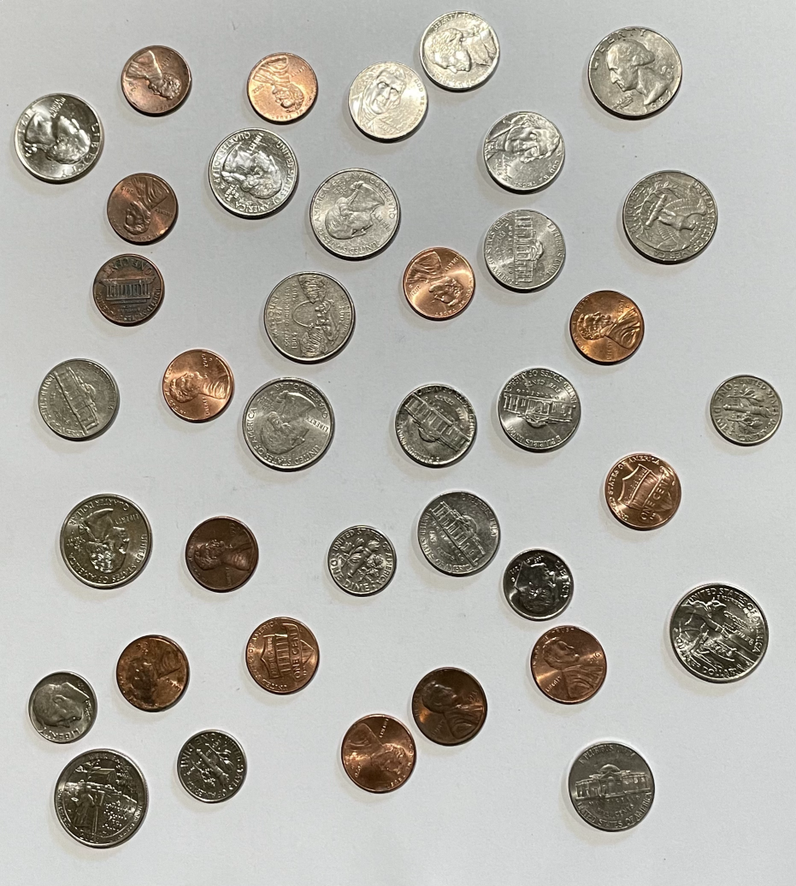
//> input picture cv_hw/hw2/i01_image10.png, 796 x 886 px, shrunk from 931 x 1036 before the run
$ ./temp i01_image10.png   (built with g++ and OpenCV 4)
//> lines starting //> are read from the running program, lines starting //| are printed output that depends on the picture; after the words box and inside, x2 and y2 are one past the last pixel; in counts of white or black regions, pixels touching at a corner belong together
// [23 lines of licence text are left out]

/*******************************************************************************************************************//**
 * @file cv_ellipse.cpp
 * @brief C++ example of Canny edge detection and ellipse model fitting in OpenCV
 * @author Christopher D. McMurrough
 **********************************************************************************************************************/

// include necessary dependencies
#include <iostream>
#include <cmath>
#include <string>
#include "opencv2/opencv.hpp"

// configuration parameters
#define NUM_COMNMAND_LINE_ARGUMENTS 1

// [13 lines of commented-out code are left out]
    cv::Mat imageIn;

// [8 lines left out: function print_count_total, not called in this run]

// subroutine for sorting ellipse by major semi-axis
bool ellipse_sorter(cv::RotatedRect const& e1, cv::RotatedRect const& e2)
{
	return e1.size.width < e2.size.width;
}

// finds average of major semi-axis
// [9 lines left out: function average, not called in this run]

// finds average of list of doubles
double average(std::vector<double> list)
{
	double sum = 0;

	for(int i = 0; i < list.size(); i++)
		sum += list[i];

	return (sum / list.size());
}

bool is_inside_ellipse(cv::Point probe, cv::RotatedRect ellipse)
{
	double res = ((pow(probe.x - ellipse.center.x, 2) / pow(ellipse.size.width, 2)) + (pow(probe.y - ellipse.center.y, 2) / pow(ellipse.size.height, 2)));

	if(res < 0.15)
	{
		return true;
	}

	return false;
}

// returns average red response in a RotatedRect
double average_red(cv::RotatedRect penny)
{
	cv::Rect brect = penny.boundingRect();
	std::vector<double> red; // response in red channel for points inside ellipse

	for(int y = brect.y; y < brect.y + brect.height; y++)
	{
		for(int x = brect.x; x < brect.x + brect.width; x++)
		{
			if(is_inside_ellipse(cv::Point(x,y), penny))
			{
				red.push_back((double)imageIn.at<cv::Vec3b>(y,x)[2]);
				imageIn.at<cv::Vec3b>(y,x) = cv::Vec3b(255,255,255);
			}
		}
	}

	return average(red);
}

// [11 lines left out: function coin_color, not called in this run]

/*******************************************************************************************************************//**
 * @brief program entry point
 * @param[in] argc number of command line arguments
 * @param[in] argv string array of command line arguments
 * @return return code (0 for normal termination)
 * @author Christoper D. McMurrough
 **********************************************************************************************************************/
int main(int argc, char **argv)
{
    //cv::Mat imageIn;

    // validate and parse the command line arguments
    if(argc != NUM_COMNMAND_LINE_ARGUMENTS + 1)
    {
        std::printf("USAGE: %s <image_path> \n", argv[0]);
        return 0;
    }
    else
    {
        imageIn = cv::imread(argv[1], cv::IMREAD_COLOR);
//> imageIn is the input picture: 886 rows x 796 cols, CV_8UC3; mean B, G, R 168.1, 175, 177.3

        // check for file error
        if(!imageIn.data)
        {
            std::cout << "Error while opening file " << argv[1] << std::endl;
            return 0;
        }
    }

    // get the image size
    //std::cout << "image width: " << imageIn.size().width << std::endl;
    //std::cout << "image height: " << imageIn.size().height << std::endl;
    //std::cout << "image channels: " << imageIn.channels() << std::endl;

    // convert the image to grayscale
    cv::Mat imageGray;
    cv::cvtColor(imageIn, imageGray, cv::COLOR_BGR2GRAY);

    // find the image edges
    cv::Mat imageEdges;
    const double cannyThreshold1 = 100;
    const double cannyThreshold2 = 200;
    const int cannyAperture = 3;
    cv::Canny(imageGray, imageEdges, cannyThreshold1, cannyThreshold2, cannyAperture);
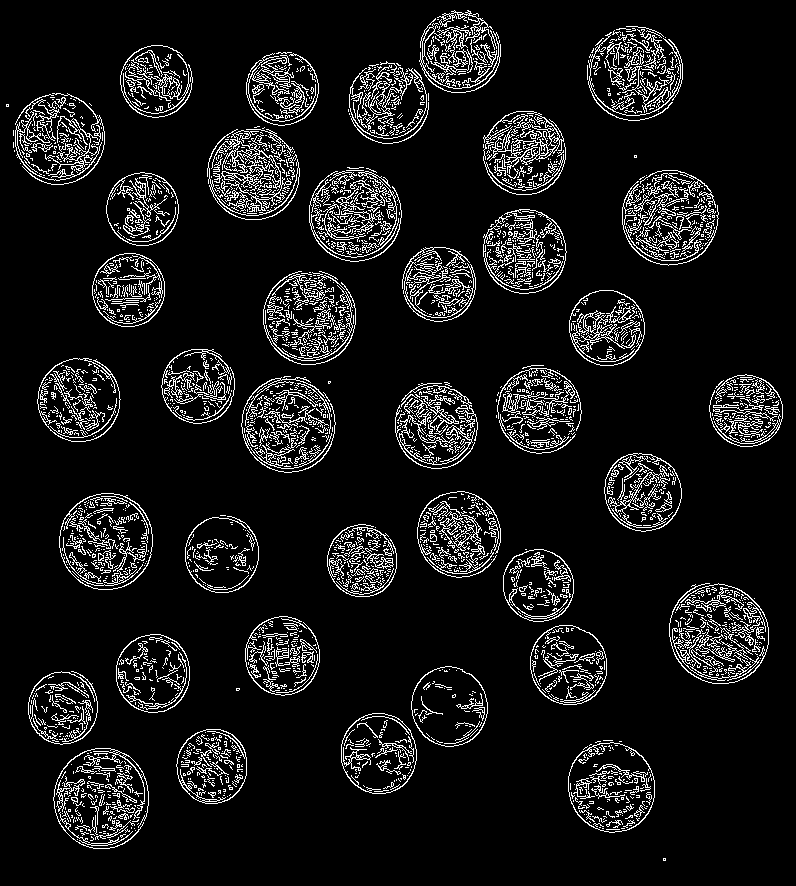
//> imageEdges: 886 rows x 796 cols, CV_8UC1; 9% white in thin lines or dots

    // erode and dilate the edges to remove noise
    int morphologySize = 1;
    cv::Mat edgesDilated;
    cv::dilate(imageEdges, edgesDilated, cv::Mat(), cv::Point(-1, -1), morphologySize);
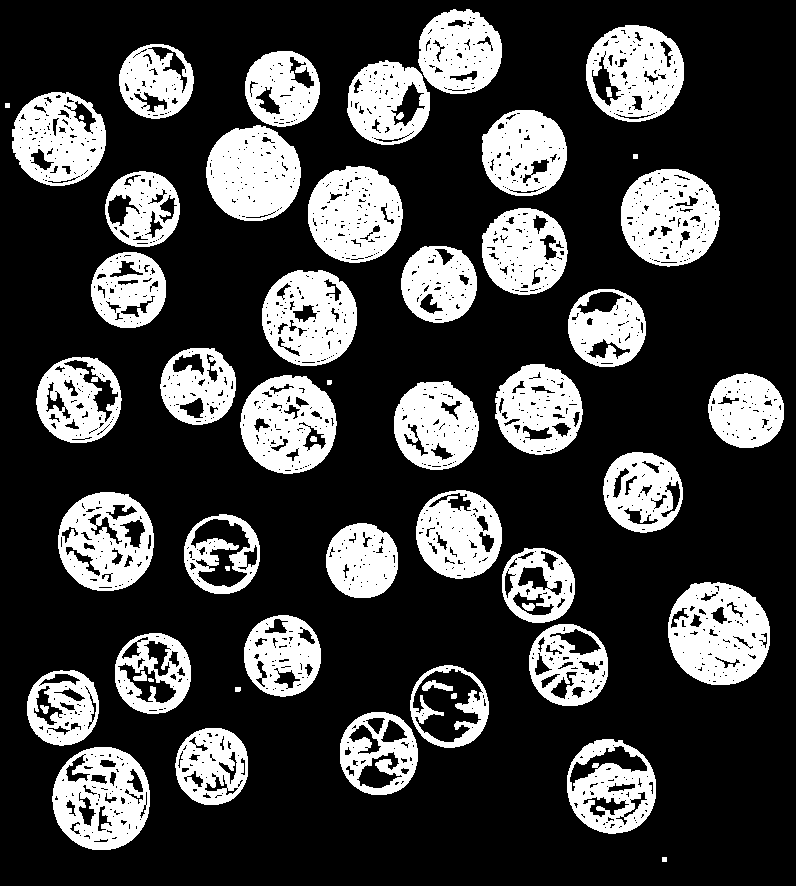
//> edgesDilated: 886 rows x 796 cols, CV_8UC1; 25.6% white; 53 white regions, largest, box (x1, y1, x2, y2) and area: (668, 582, 770, 685) 7549, (621, 169, 720, 267) 7012, (206, 125, 301, 221) 6940
    cv::Mat edgesEroded;
    cv::erode(edgesDilated, edgesEroded, cv::Mat(), cv::Point(-1, -1), morphologySize);
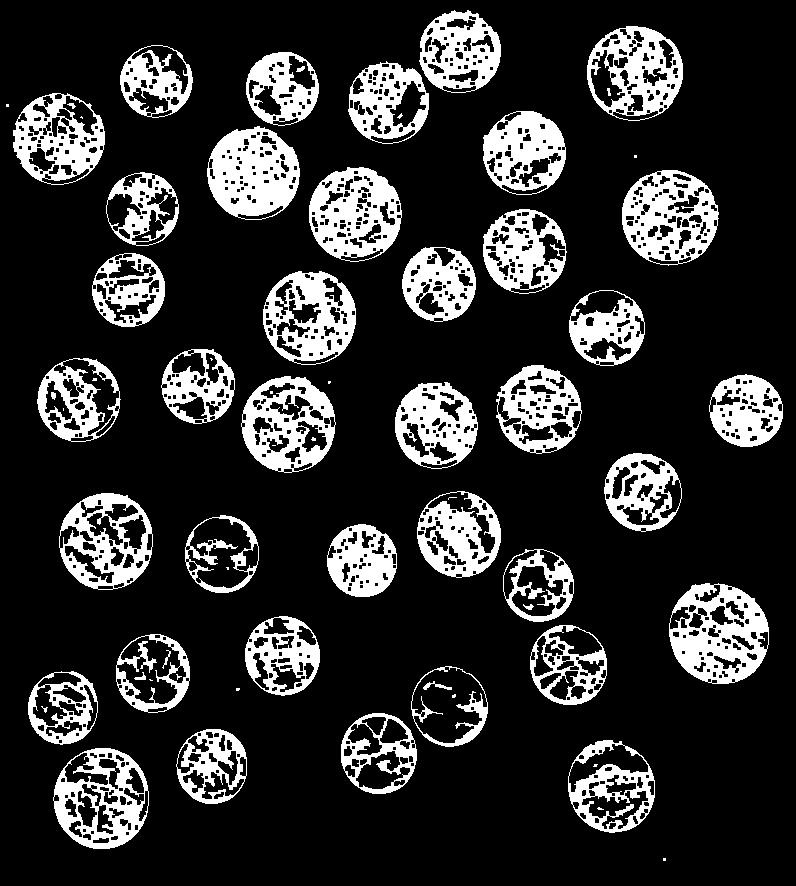
//> edgesEroded: 886 rows x 796 cols, CV_8UC1; 18.4% white; 67 white regions (21 under 20 px)

    // locate the image contours (after applying a threshold or canny)
    std::vector<std::vector<cv::Point> > contours;
    //std::vector<int> hierarchy;
    cv::findContours(edgesEroded, contours, cv::RETR_EXTERNAL, cv::CHAIN_APPROX_SIMPLE, cv::Point(0, 0));
//> contours = 43 contours, 5 with area under 20; largest, box (x1, y1, x2, y2) and area: (669, 583, 769, 684) 7848, (53, 748, 149, 849) 7519, (622, 170, 719, 266) 7156, (59, 493, 153, 590) 7098, (587, 26, 683, 121) 7054

    // draw the contours
    cv::Mat imageContours = cv::Mat::zeros(imageEdges.size(), CV_8UC3);
    cv::RNG rand(12345);
    for(int i = 0; i < contours.size(); i++)
    {
        cv::Scalar color = cv::Scalar(rand.uniform(0, 256), rand.uniform(0,256), rand.uniform(0,256));
        cv::drawContours(imageContours, contours, i, color);
    }
//> this loop made 43 passes
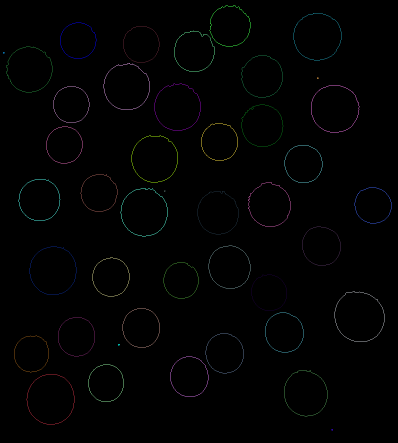
//> imageContours: 886 rows x 796 cols, CV_8UC3 (shown at 1/2 size); mean B, G, R 1.7, 1.6, 1.5

    // compute minimum area bounding rectangles
    std::vector<cv::RotatedRect> minAreaRectangles(contours.size());
    for(int i = 0; i < contours.size(); i++)
    {
        // compute a minimum area bounding rectangle for the contour
        minAreaRectangles[i] = cv::minAreaRect(contours[i]);
    }

    // draw the rectangles
    cv::Mat imageRectangles = cv::Mat::zeros(imageEdges.size(), CV_8UC3);
    for(int i = 0; i < contours.size(); i++)
    {
        cv::Scalar color = cv::Scalar(rand.uniform(0, 256), rand.uniform(0,256), rand.uniform(0,256));
        cv::Point2f rectanglePoints[4];
        minAreaRectangles[i].points(rectanglePoints);
        for(int j = 0; j < 4; j++)
        {
            cv::line(imageRectangles, rectanglePoints[j], rectanglePoints[(j+1) % 4], color);
        }
    }
//> this loop made 43 passes
//> rectanglePoints on passes 7, 37, 38, 43: 4 Points (x, y): [97, 744], [28, 744], [28, 671], [97, 671], 4 Points (x, y): [8, 106], [6, 106], [6, 104], [8, 104], 4 Points (x, y): [104, 184], [13, 184], [13, 93], [104, 93], 4 Points (x, y): [500, 92], [419, 92], [419, 10], [500, 10]
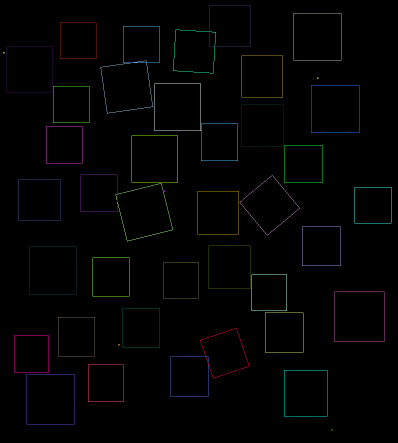
//> imageRectangles: 886 rows x 796 cols, CV_8UC3 (shown at 1/2 size); mean B, G, R 2.2, 2.3, 2

    // fit ellipses to contours containing sufficient inliers
    std::vector<cv::RotatedRect> fittedEllipses(contours.size());
    for(int i = 0; i < contours.size(); i++)
    {
        // compute an ellipse only if the contour has more than 5 points (the minimum for ellipse fitting)
        if(contours.at(i).size() > 5)
        {
            fittedEllipses[i] = cv::fitEllipse(contours[i]);
        }
    }

    // sort by major major semi-axis of ellipses
    std::sort(fittedEllipses.begin(), fittedEllipses.end(), &ellipse_sorter);
//> fittedEllipses = 43 RotatedRects (x, y, width, height, angle), first 8: [0, 0, 0, 0, 0], [0, 0, 0, 0, 0], [0, 0, 0, 0, 0], [0, 0, 0, 0, 0], [0, 0, 0, 0, 0], [62.73, 707.1, 69.32, 73.6, 15.23], [361.8, 560.6, 69.46, 72.16, 167.6], [537.8, 584.9, 70.19, 73.25, 146.1]

    // NEW TEST BELOW
    //tossing out junk entries
    while(1)
    {
    	if(fittedEllipses[0].size.width > 20)
    	{
    		break;
    	}
    	else
    	{
    		fittedEllipses.erase(fittedEllipses.begin());
    	}
    }

    std::vector<std::vector<cv::RotatedRect>> coins_grouped;  // will be used to hold coins in respective groups
    std::vector<cv::RotatedRect> temp_list;

    std::vector<cv::Point> coin_points;
    std::vector<double> red_rects; // average response in red channel for each respective rotated rect, will be used to classify penny

    for(int i = 0; i < fittedEllipses.size(); i++)
    {
    	red_rects.push_back(average_red(fittedEllipses[i]));
    }
//> this loop made 38 passes
//> brect in average_red on passes 1 to 8: Rect(19, 662, 88, 91), Rect(320, 517, 85, 88), Rect(488, 534, 101, 102), Rect(171, 724, 82, 85), Rect(695, 360, 102, 101), Rect(115, 40, 83, 83), Rect(105, 170, 76, 78), Rect(240, 45, 85, 87)

    std::sort(red_rects.begin(), red_rects.end());
//> red_rects = 38 values from 63.41 to 223.4

    for(int i = 0; i < red_rects.size(); i++)
    {
    	std::cout << red_rects[i] << std::endl;
    }
//> this loop made 38 passes
//| 63.4061
//| 68.4706
//| 74.599
//| 77.4719
//| 82.0578
//> (output is shown up to pass 5 of 38)

    cv::imshow("imageIn", imageIn);
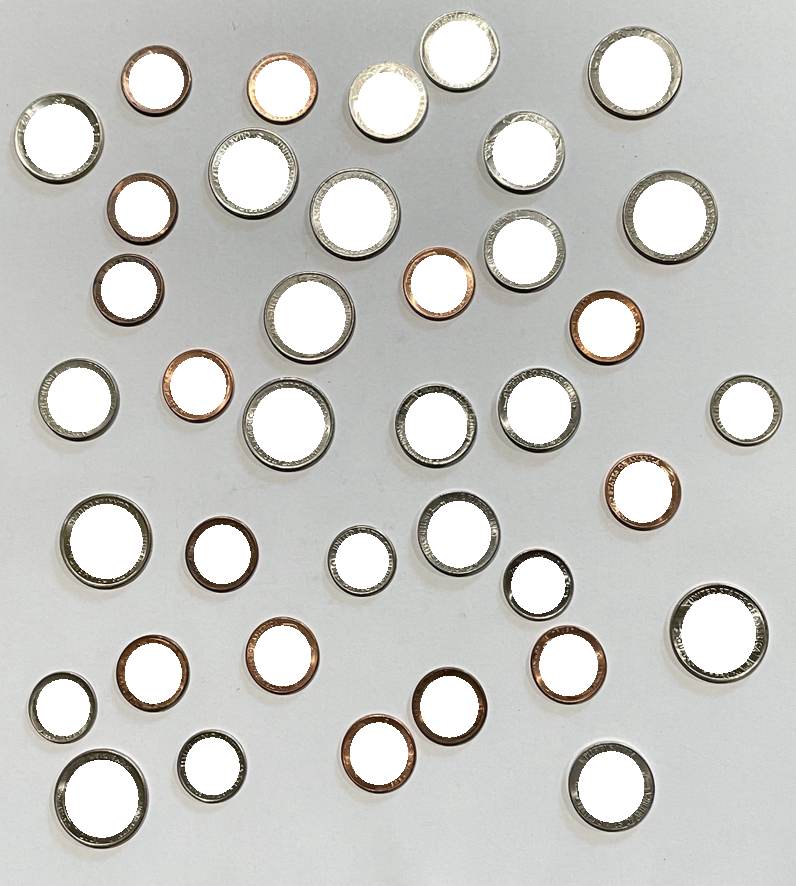
//> window 'imageIn': 886 rows x 796 cols, CV_8UC3; mean B, G, R 195.5, 199.1, 199.3
    cv::waitKey(0);
    //temp_list.push_back(fittedEllipses[0]); // there will always be at least one penny
    //red_rects.push_back(average_red(imageIn, fittedEllipses[0]));
    /*
    for(int i = 1; i < fittedEllipses.size(); i++)
    {
    	double avg_red = average_red(imageIn, fittedEllipses[i]);
	if((average(red_rects) * 1.1 >= avg_red) && (average(red_rects) * 0.9 <= avg_red))
	{
		temp_list.push_back(fittedEllipses[i]);
		red_rects.push_back(avg_red);
		//coin_ticker();
	}
	else
		break;
    }

    coins_grouped.push_back(temp_list);
    temp_list.clear();

    int coin_group = 0;

    for(int i = coins_grouped[0].size(); i < fittedEllipses.size();  i++)
    {
	if(temp_list.empty())
	{
		temp_list.push_back(fittedEllipses[i]);
		//coin_ticker();
		//std::cout << i << " EMPTY\t" << coin_group << "\t" << temp_list.size() << std::endl;
		continue;
	}

	if(average(temp_list) * 1.1 >= fittedEllipses[i].size.width)
	{
		temp_list.push_back(fittedEllipses[i]);
		//coin_ticker();
	}
	else
	{
		coins_grouped.push_back(temp_list);
		temp_list.clear();
		coin_group++;
		i--;
	}
	//std::cout << i << "      \t" << coin_group << "\t" << temp_list.size() << std::endl;

    }

    coins_grouped.push_back(temp_list);
    temp_list.clear();

    print_count_total(coins_grouped);

    // draw the ellipses
    cv::Mat imageEllipse = cv::imread(argv[1], cv::IMREAD_COLOR);

    for(int i = 0; i < 4; i++)
    {
    	std::cout << coins_grouped[i].size() << std::endl;
    	for(int j = 0; j < coins_grouped[i].size(); j++)
    	{
    		cv::ellipse(imageEllipse, coins_grouped[i][j], coin_color(i), 2);
    	}
    }

    //for(int i = 0; i < coins_grouped[0].size(); i++)
    //	std::cout << coins_grouped[0][i].size.width << std::endl;

    // display the images
    cv::imshow("imageIn", imageIn);
    //cv::imshow("imageGray", imageGray);
    //cv::imshow("imageEdges", imageEdges);
    //cv::imshow("edges dilated", edgesDilated);
    //cv::imshow("edges eroded", edgesEroded);
    //cv::imshow("imageContours", imageContours);
    //cv::imshow("imageRectangles", imageRectangles);
    cv::imshow("imageEllipse", imageEllipse);


    cv::waitKey(0);
    */
    /*
    for(int i = 0; i < fittedEllipses.size(); i++)
    	std::cout << fittedEllipses[i].size.width << std::endl;*/

    /* WORKING
    //tossing out junk entries
    while(1)
    {
    	if(fittedEllipses[0].size.width > 20)
    	{
    		break;
    	}
    	else
    	{
    		fittedEllipses.erase(fittedEllipses.begin());
    	}
    }


    std::vector<std::vector<cv::RotatedRect>> coins_grouped;  // will be used to hold major semi-axis data
    std::vector<cv::RotatedRect> temp_list;
    int coin_group = 0;

    for(int i = 0; i < fittedEllipses.size();  i++)
    {
	if(temp_list.empty())
	{
		temp_list.push_back(fittedEllipses[i]);
		//coin_ticker();
		//std::cout << i << " EMPTY\t" << coin_group << "\t" << temp_list.size() << std::endl;
		continue;
	}

	if(average(temp_list) * 1.05 >= fittedEllipses[i].size.width)
	{
		temp_list.push_back(fittedEllipses[i]);
		//coin_ticker();
	}
	else
	{
		coins_grouped.push_back(temp_list);
		temp_list.clear();
		coin_group++;
		i--;
	}
	//std::cout << i << "      \t" << coin_group << "\t" << temp_list.size() << std::endl;

    }

    coins_grouped.push_back(temp_list);
    temp_list.clear();

    print_count_total(coins_grouped);

    // draw the ellipses
    cv::Mat imageEllipse = cv::imread(argv[1], cv::IMREAD_COLOR);
    /*
    for(int i = 0; i < fittedEllipses.size(); i++)
    {
            cv::Scalar color = cv::Scalar(rand.uniform(0, 256), rand.uniform(0,256), rand.uniform(0,256));
            cv::ellipse(imageEllipse, fittedEllipses[i], color, 2);
    }

    for(int i = 0; i < 4; i++)
    {
    	for(int j = 0; j < coins_grouped[i].size(); j++)
    	{
    		cv::ellipse(imageEllipse, coins_grouped[i][j], coin_color(i), 2);
    	}
    }

    // display the images
    cv::imshow("imageIn", imageIn);
    //cv::imshow("imageGray", imageGray);
    //cv::imshow("imageEdges", imageEdges);
    //cv::imshow("edges dilated", edgesDilated);
    //cv::imshow("edges eroded", edgesEroded);
    //cv::imshow("imageContours", imageContours);
    //cv::imshow("imageRectangles", imageRectangles);
    cv::imshow("imageEllipse", imageEllipse);

    cv::waitKey(0);

    for(int i = 0; i < fittedEllipses.size(); i++)
    	std::cout << fittedEllipses[i].size.width << std::endl;*/
}
